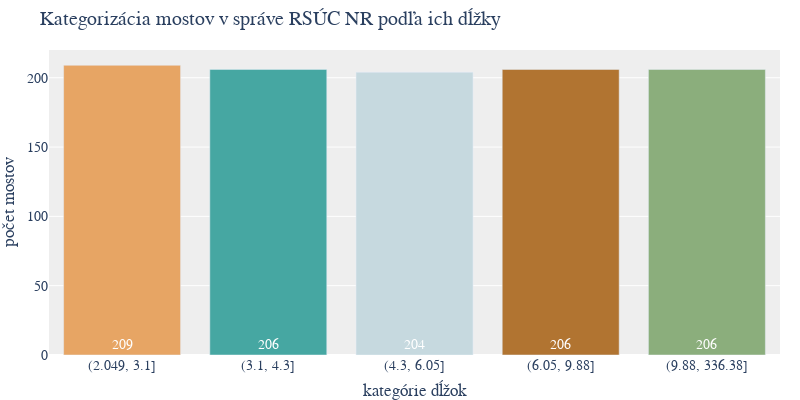

The notebook cell this image was saved under:
### Code cell
import pandas as pd
import plotly.graph_objects as go

# Assuming filtered_bridges and color_palette are defined as before

# Use qcut to divide the data into bins with equal number of bridges in each
filtered_bridges['Quantile_Bin'] = pd.qcut(
    filtered_bridges['Dĺžka_premostenia'], q=5)

# Count the number of bridges in each bin
bin_counts = filtered_bridges['Quantile_Bin'].value_counts().sort_index()

# Create the histogram
fig = go.Figure()

# Adding bin counts as text, positioned at the base of each bar
fig.add_trace(go.Bar(
    # Convert bin interval to string for plotting
    x=bin_counts.index.astype(str),
    y=bin_counts.values,
    text=bin_counts.values,  # Set text to be the bin counts
    textposition='inside',  # Position the text inside the bars
    # Anchor text to the start (bottom for vertical bars)
    insidetextanchor='start',
    textfont=dict(  # Customize the font of the text
        color='white',  # Set text color to white
        size=14  # Match the font size with the rest of the plot
    ),
    marker_color=color_palette[:len(bin_counts)]  # Apply the color palette
))

# Update the layout
fig.update_layout(
    title="Kategorizácia mostov v správe RSÚC NR podľa ich dĺžky",
    xaxis_title="kategórie dĺžok",
    yaxis_title="počet mostov",
    plot_bgcolor='#EEEEEE',
    font=dict(family="Montserrat, sans-serif", size=14),
    bargap=0.2,
    margin=dict(l=0, r=20, t=50, b=30),  # Adjust margins for tight layout
    width=800,  # Set figure width
    height=400  # Set figure height

)

# Show the plot
fig.show()

### Figure 1 — Plotly figure (JSON) as saved in the notebook; plotly's stock layout.template omitted (floating-point values rounded to 4 significant figures)
{"data": [{"insidetextanchor": "start", "marker": {"color": ["#e7a564", "#46a7a2", "#c6d9df", "#b17431", "#8bae7c"]}, "text": [209, 206, 204, 206, 206], "textfont": {"color": "white", "size": 14}, "textposition": "inside", "type": "bar", "x": ["(2.049, 3.1]", "(3.1, 4.3]", "(4.3, 6.05]", "(6.05, 9.88]", "(9.88, 336.38]"], "y": [209, 206, 204, 206, 206]}], "layout": {"bargap": 0.2, "font": {"family": "Montserrat, sans-serif", "size": 14}, "height": 400, "margin": {"b": 30, "l": 0, "r": 20, "t": 50}, "plot_bgcolor": "#EEEEEE", "title": {"text": "Kategorizácia mostov v správe RSÚC NR podľa ich dĺžky"}, "width": 800, "xaxis": {"title": {"text": "kategórie dĺžok"}}, "yaxis": {"title": {"text": "počet mostov"}}}}
